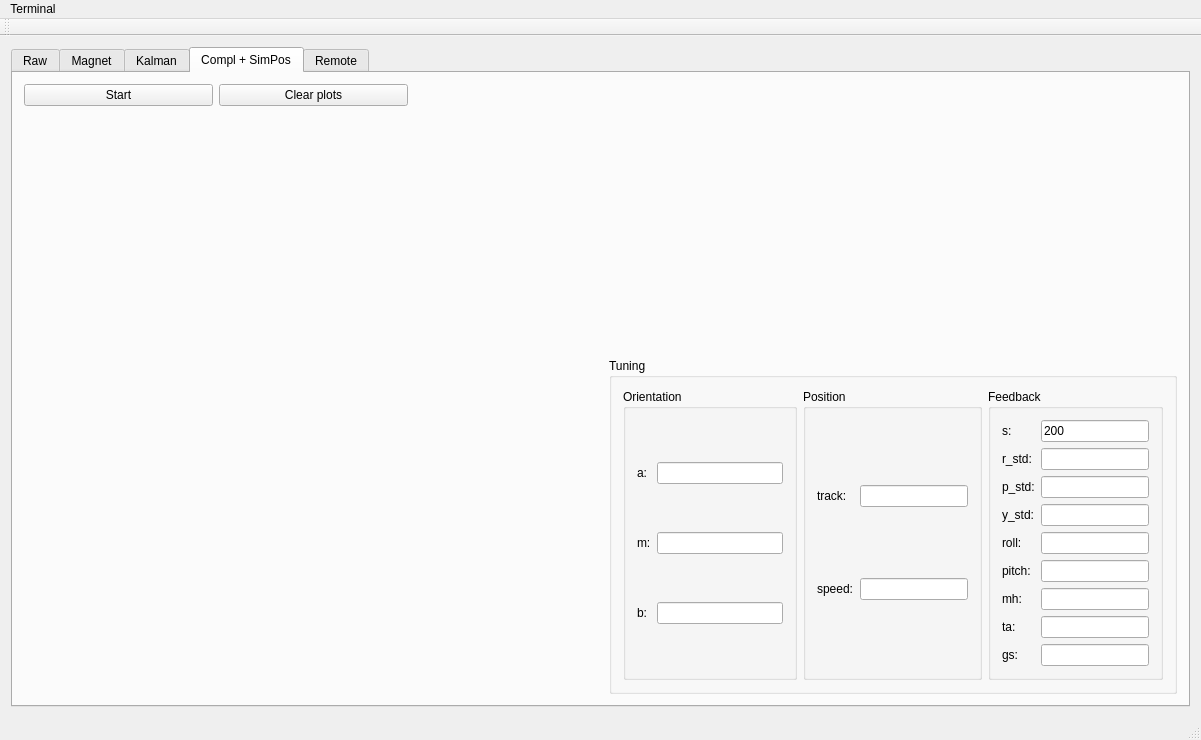
<?xml version="1.0" encoding="UTF-8"?>
<ui version="4.0">
 <class>MainWindow</class>
 <widget class="QMainWindow" name="MainWindow">
  <property name="geometry">
   <rect>
    <x>0</x>
    <y>0</y>
    <width>1201</width>
    <height>740</height>
   </rect>
  </property>
  <property name="windowTitle">
   <string>MainWindow</string>
  </property>
  <widget class="QWidget" name="centralWidget">
   <layout class="QVBoxLayout" name="verticalLayout">
    <item>
     <widget class="QTabWidget" name="tabWidget">
      <property name="currentIndex">
       <number>3</number>
      </property>
      <widget class="QWidget" name="tab">
       <attribute name="title">
        <string>Raw</string>
       </attribute>
       <layout class="QGridLayout" name="gridLayout_13" columnstretch="4,1">
        <item row="0" column="0">
         <widget class="QCustomPlot" name="plot1" native="true">
          <property name="sizePolicy">
           <sizepolicy hsizetype="Expanding" vsizetype="Expanding">
            <horstretch>0</horstretch>
            <verstretch>0</verstretch>
           </sizepolicy>
          </property>
         </widget>
        </item>
        <item row="1" column="0">
         <widget class="QCustomPlot" name="plot2" native="true">
          <property name="sizePolicy">
           <sizepolicy hsizetype="Expanding" vsizetype="Expanding">
            <horstretch>0</horstretch>
            <verstretch>0</verstretch>
           </sizepolicy>
          </property>
         </widget>
        </item>
        <item row="2" column="0">
         <widget class="QCustomPlot" name="plot3" native="true">
          <property name="sizePolicy">
           <sizepolicy hsizetype="Expanding" vsizetype="Expanding">
            <horstretch>0</horstretch>
            <verstretch>0</verstretch>
           </sizepolicy>
          </property>
         </widget>
        </item>
        <item row="0" column="1" rowspan="3">
         <widget class="QGroupBox" name="groupBox_10">
          <property name="title">
           <string>GPS</string>
          </property>
          <layout class="QGridLayout" name="gridLayout_27">
           <item row="0" column="0">
            <widget class="QLabel" name="label_107">
             <property name="text">
              <string>X:</string>
             </property>
            </widget>
           </item>
           <item row="0" column="1">
            <widget class="QLineEdit" name="x_le"/>
           </item>
           <item row="1" column="0">
            <widget class="QLabel" name="label_102">
             <property name="text">
              <string>Y:</string>
             </property>
            </widget>
           </item>
           <item row="1" column="1">
            <widget class="QLineEdit" name="y_le"/>
           </item>
           <item row="2" column="0">
            <widget class="QLabel" name="label_97">
             <property name="text">
              <string>Z:</string>
             </property>
            </widget>
           </item>
           <item row="2" column="1">
            <widget class="QLineEdit" name="z_le"/>
           </item>
           <item row="3" column="0">
            <widget class="QLabel" name="label_103">
             <property name="text">
              <string>VX:</string>
             </property>
            </widget>
           </item>
           <item row="3" column="1">
            <widget class="QLineEdit" name="vx_le"/>
           </item>
           <item row="4" column="0">
            <widget class="QLabel" name="label_98">
             <property name="text">
              <string>VY:</string>
             </property>
            </widget>
           </item>
           <item row="4" column="1">
            <widget class="QLineEdit" name="vy_le"/>
           </item>
           <item row="5" column="0">
            <widget class="QLabel" name="label_100">
             <property name="text">
              <string>VZ:</string>
             </property>
            </widget>
           </item>
           <item row="5" column="1">
            <widget class="QLineEdit" name="vz_le"/>
           </item>
           <item row="6" column="0">
            <widget class="QLabel" name="label_104">
             <property name="text">
              <string>LAT:</string>
             </property>
            </widget>
           </item>
           <item row="6" column="1">
            <widget class="QLineEdit" name="lat_le"/>
           </item>
           <item row="7" column="0">
            <widget class="QLabel" name="label_99">
             <property name="text">
              <string>LON:</string>
             </property>
            </widget>
           </item>
           <item row="7" column="1">
            <widget class="QLineEdit" name="lon_le"/>
           </item>
           <item row="8" column="0">
            <widget class="QLabel" name="label_101">
             <property name="text">
              <string>ALT:</string>
             </property>
            </widget>
           </item>
           <item row="8" column="1">
            <widget class="QLineEdit" name="alt_le"/>
           </item>
           <item row="9" column="0">
            <widget class="QLabel" name="label_105">
             <property name="text">
              <string>MSL_ALT:</string>
             </property>
            </widget>
           </item>
           <item row="9" column="1">
            <widget class="QLineEdit" name="msl_alt_le"/>
           </item>
           <item row="10" column="0">
            <widget class="QLabel" name="label_106">
             <property name="text">
              <string>TIME:</string>
             </property>
            </widget>
           </item>
           <item row="10" column="1">
            <widget class="QLineEdit" name="time_le"/>
           </item>
          </layout>
         </widget>
        </item>
       </layout>
      </widget>
      <widget class="QWidget" name="tab_2">
       <attribute name="title">
        <string>Magnet</string>
       </attribute>
       <layout class="QGridLayout" name="gridLayout" rowstretch="1,0,2,2,2,2,2,0,0,0" columnstretch="1,1,1,1,2">
        <item row="8" column="0">
         <widget class="QLabel" name="label_2">
          <property name="text">
           <string>Y bias, uT:</string>
          </property>
         </widget>
        </item>
        <item row="9" column="0">
         <widget class="QLabel" name="label_3">
          <property name="text">
           <string>Z bias, uT:</string>
          </property>
         </widget>
        </item>
        <item row="6" column="0">
         <widget class="QLabel" name="label">
          <property name="text">
           <string>X bias, uT:</string>
          </property>
         </widget>
        </item>
        <item row="0" column="0">
         <widget class="QPushButton" name="pushButton">
          <property name="text">
           <string>Calibrate</string>
          </property>
          <property name="checkable">
           <bool>true</bool>
          </property>
         </widget>
        </item>
        <item row="1" column="0" colspan="3">
         <widget class="QLabel" name="label_7">
          <property name="text">
           <string>Raw:</string>
          </property>
         </widget>
        </item>
        <item row="1" column="3" colspan="2">
         <widget class="QLabel" name="label_8">
          <property name="text">
           <string>Calibrated:</string>
          </property>
         </widget>
        </item>
        <item row="2" column="0" rowspan="4" colspan="3">
         <widget class="QWidget" name="widget" native="true"/>
        </item>
        <item row="2" column="3" rowspan="4" colspan="2">
         <widget class="QWidget" name="widget_2" native="true"/>
        </item>
        <item row="0" column="1" colspan="2">
         <spacer name="horizontalSpacer">
          <property name="orientation">
           <enum>Qt::Horizontal</enum>
          </property>
          <property name="sizeHint" stdset="0">
           <size>
            <width>40</width>
            <height>20</height>
           </size>
          </property>
         </spacer>
        </item>
        <item row="0" column="3">
         <widget class="QPushButton" name="pushButton_3">
          <property name="text">
           <string>Save</string>
          </property>
         </widget>
        </item>
        <item row="0" column="4">
         <spacer name="horizontalSpacer_3">
          <property name="orientation">
           <enum>Qt::Horizontal</enum>
          </property>
          <property name="sizeHint" stdset="0">
           <size>
            <width>40</width>
            <height>20</height>
           </size>
          </property>
         </spacer>
        </item>
        <item row="6" column="4">
         <widget class="QLineEdit" name="xspan_le"/>
        </item>
        <item row="8" column="4">
         <widget class="QLineEdit" name="yspan_le"/>
        </item>
        <item row="9" column="4">
         <widget class="QLineEdit" name="zspan_le"/>
        </item>
        <item row="6" column="3">
         <widget class="QLabel" name="label_4">
          <property name="text">
           <string>X scale:</string>
          </property>
         </widget>
        </item>
        <item row="8" column="3">
         <widget class="QLabel" name="label_5">
          <property name="text">
           <string>Y scale:</string>
          </property>
         </widget>
        </item>
        <item row="9" column="3">
         <widget class="QLabel" name="label_6">
          <property name="text">
           <string>Z scale:</string>
          </property>
         </widget>
        </item>
        <item row="6" column="1" colspan="2">
         <widget class="QLineEdit" name="xbias_le"/>
        </item>
        <item row="8" column="1" colspan="2">
         <widget class="QLineEdit" name="ybias_le"/>
        </item>
        <item row="9" column="1" colspan="2">
         <widget class="QLineEdit" name="zbias_le"/>
        </item>
       </layout>
      </widget>
      <widget class="QWidget" name="tab_4">
       <attribute name="title">
        <string>Kalman</string>
       </attribute>
       <layout class="QGridLayout" name="gridLayout_3" rowstretch="0,1,1,1,3" columnstretch="1,1,1,3">
        <item row="4" column="3">
         <widget class="QGroupBox" name="groupBox">
          <property name="title">
           <string>Tuning</string>
          </property>
          <layout class="QHBoxLayout" name="horizontalLayout">
           <item>
            <widget class="QGroupBox" name="groupBox_2">
             <property name="title">
              <string>Process</string>
             </property>
             <layout class="QGridLayout" name="gridLayout_4">
              <item row="0" column="0">
               <widget class="QLabel" name="label_27">
                <property name="text">
                 <string>g:</string>
                </property>
               </widget>
              </item>
              <item row="0" column="1">
               <widget class="QLineEdit" name="gyro_process_le"/>
              </item>
              <item row="1" column="0">
               <widget class="QLabel" name="label_28">
                <property name="text">
                 <string>b:</string>
                </property>
               </widget>
              </item>
              <item row="1" column="1">
               <widget class="QLineEdit" name="gyro_bias_process_le"/>
              </item>
              <item row="2" column="0">
               <widget class="QLabel" name="label_29">
                <property name="text">
                 <string>a:</string>
                </property>
               </widget>
              </item>
              <item row="2" column="1">
               <widget class="QLineEdit" name="accel_process_le"/>
              </item>
             </layout>
            </widget>
           </item>
           <item>
            <widget class="QGroupBox" name="groupBox_3">
             <property name="title">
              <string>Measurement</string>
             </property>
             <layout class="QGridLayout" name="gridLayout_5">
              <item row="0" column="0">
               <widget class="QLabel" name="label_23">
                <property name="text">
                 <string>a:</string>
                </property>
               </widget>
              </item>
              <item row="0" column="1">
               <widget class="QLineEdit" name="accel_meas_le"/>
              </item>
              <item row="1" column="0">
               <widget class="QLabel" name="label_24">
                <property name="text">
                 <string>m:</string>
                </property>
               </widget>
              </item>
              <item row="1" column="1">
               <widget class="QLineEdit" name="magn_meas_le"/>
              </item>
              <item row="2" column="0">
               <widget class="QLabel" name="label_25">
                <property name="text">
                 <string>p:</string>
                </property>
               </widget>
              </item>
              <item row="2" column="1">
               <widget class="QLineEdit" name="pos_meas_le"/>
              </item>
              <item row="3" column="0">
               <widget class="QLabel" name="label_26">
                <property name="text">
                 <string>v:</string>
                </property>
               </widget>
              </item>
              <item row="3" column="1">
               <widget class="QLineEdit" name="vel_meas_le"/>
              </item>
             </layout>
            </widget>
           </item>
           <item>
            <widget class="QGroupBox" name="groupBox_4">
             <property name="title">
              <string>Init Covariance</string>
             </property>
             <layout class="QGridLayout" name="gridLayout_6">
              <item row="0" column="0">
               <widget class="QLabel" name="label_18">
                <property name="text">
                 <string>q:</string>
                </property>
               </widget>
              </item>
              <item row="0" column="1">
               <widget class="QLineEdit" name="qs_init_le"/>
              </item>
              <item row="4" column="0">
               <widget class="QLabel" name="label_19">
                <property name="text">
                 <string>b:</string>
                </property>
               </widget>
              </item>
              <item row="4" column="1">
               <widget class="QLineEdit" name="bias_init_le"/>
              </item>
              <item row="5" column="0">
               <widget class="QLabel" name="label_20">
                <property name="text">
                 <string>p:</string>
                </property>
               </widget>
              </item>
              <item row="5" column="1">
               <widget class="QLineEdit" name="pos_init_le"/>
              </item>
              <item row="6" column="0">
               <widget class="QLabel" name="label_21">
                <property name="text">
                 <string>v:</string>
                </property>
               </widget>
              </item>
              <item row="6" column="1">
               <widget class="QLineEdit" name="vel_init_le"/>
              </item>
              <item row="7" column="1">
               <widget class="QLineEdit" name="accel_init_le"/>
              </item>
              <item row="7" column="0">
               <widget class="QLabel" name="label_22">
                <property name="text">
                 <string>a:</string>
                </property>
               </widget>
              </item>
              <item row="1" column="1">
               <widget class="QLineEdit" name="qx_init_le"/>
              </item>
              <item row="2" column="1">
               <widget class="QLineEdit" name="qy_init_le"/>
              </item>
              <item row="3" column="1">
               <widget class="QLineEdit" name="qz_init_le"/>
              </item>
             </layout>
            </widget>
           </item>
           <item>
            <widget class="QGroupBox" name="groupBox_5">
             <property name="title">
              <string>Feedback</string>
             </property>
             <layout class="QGridLayout" name="gridLayout_7">
              <item row="4" column="0">
               <widget class="QLabel" name="label_17">
                <property name="text">
                 <string>roll:</string>
                </property>
               </widget>
              </item>
              <item row="3" column="0">
               <widget class="QLabel" name="_3">
                <property name="text">
                 <string>y_std:</string>
                </property>
               </widget>
              </item>
              <item row="3" column="1">
               <widget class="QLineEdit" name="yaw_std_le"/>
              </item>
              <item row="1" column="1">
               <widget class="QLineEdit" name="roll_std_le"/>
              </item>
              <item row="2" column="0">
               <widget class="QLabel" name="_2">
                <property name="text">
                 <string>p_std:</string>
                </property>
               </widget>
              </item>
              <item row="0" column="1">
               <widget class="QLineEdit" name="samples_le">
                <property name="text">
                 <string>200</string>
                </property>
               </widget>
              </item>
              <item row="2" column="1">
               <widget class="QLineEdit" name="pitch_std_le"/>
              </item>
              <item row="1" column="0">
               <widget class="QLabel" name="label_30">
                <property name="text">
                 <string>r_std:</string>
                </property>
               </widget>
              </item>
              <item row="6" column="1">
               <widget class="QLineEdit" name="magnetic_heading_le"/>
              </item>
              <item row="0" column="0">
               <widget class="QLabel" name="label_31">
                <property name="text">
                 <string>s:</string>
                </property>
               </widget>
              </item>
              <item row="7" column="0">
               <widget class="QLabel" name="label_44">
                <property name="text">
                 <string>ta:</string>
                </property>
               </widget>
              </item>
              <item row="7" column="1">
               <widget class="QLineEdit" name="gps_heading_le"/>
              </item>
              <item row="6" column="0">
               <widget class="QLabel" name="label_43">
                <property name="text">
                 <string>mh:</string>
                </property>
               </widget>
              </item>
              <item row="8" column="1">
               <widget class="QLineEdit" name="ground_speed_le"/>
              </item>
              <item row="8" column="0">
               <widget class="QLabel" name="label_50">
                <property name="text">
                 <string>gs:</string>
                </property>
               </widget>
              </item>
              <item row="5" column="0">
               <widget class="QLabel" name="label_59">
                <property name="text">
                 <string>pitch:</string>
                </property>
               </widget>
              </item>
              <item row="4" column="1">
               <widget class="QLineEdit" name="roll_le"/>
              </item>
              <item row="5" column="1">
               <widget class="QLineEdit" name="pitch_le"/>
              </item>
             </layout>
            </widget>
           </item>
          </layout>
         </widget>
        </item>
        <item row="4" column="0" colspan="3">
         <widget class="QWidget" name="dwidget" native="true"/>
        </item>
        <item row="0" column="3">
         <layout class="QGridLayout" name="gridLayout_12">
          <item row="2" column="1">
           <widget class="QComboBox" name="comboBox_3">
            <item>
             <property name="text">
              <string>EKF</string>
             </property>
            </item>
            <item>
             <property name="text">
              <string>UKF</string>
             </property>
            </item>
           </widget>
          </item>
          <item row="2" column="0">
           <widget class="QLabel" name="label_48">
            <property name="text">
             <string>Orientation type:</string>
            </property>
           </widget>
          </item>
          <item row="2" column="3">
           <widget class="QComboBox" name="comboBox_4">
            <item>
             <property name="text">
              <string>LKF</string>
             </property>
            </item>
           </widget>
          </item>
          <item row="2" column="2">
           <widget class="QLabel" name="label_49">
            <property name="text">
             <string>Position type:</string>
            </property>
           </widget>
          </item>
          <item row="0" column="0">
           <widget class="QLabel" name="label_36">
            <property name="text">
             <string>Mode:</string>
            </property>
           </widget>
          </item>
          <item row="0" column="1">
           <widget class="QComboBox" name="comboBox">
            <item>
             <property name="text">
              <string>Splitted</string>
             </property>
            </item>
            <item>
             <property name="text">
              <string>Combined</string>
             </property>
            </item>
           </widget>
          </item>
          <item row="0" column="2">
           <widget class="QLabel" name="label_47">
            <property name="text">
             <string>Combined type:</string>
            </property>
           </widget>
          </item>
          <item row="0" column="3">
           <widget class="QComboBox" name="comboBox_2">
            <item>
             <property name="text">
              <string>EKF</string>
             </property>
            </item>
            <item>
             <property name="text">
              <string>UKF</string>
             </property>
            </item>
           </widget>
          </item>
         </layout>
        </item>
        <item row="0" column="0" alignment="Qt::AlignTop">
         <widget class="QPushButton" name="pushButton_2">
          <property name="text">
           <string>Start</string>
          </property>
          <property name="checkable">
           <bool>true</bool>
          </property>
         </widget>
        </item>
        <item row="1" column="3" rowspan="3">
         <widget class="QCustomPlot" name="plot5" native="true"/>
        </item>
        <item row="1" column="0" rowspan="3" colspan="3">
         <widget class="QCustomPlot" name="plot4" native="true"/>
        </item>
        <item row="0" column="1" alignment="Qt::AlignTop">
         <widget class="QPushButton" name="pushButton_6">
          <property name="text">
           <string>Clear plots</string>
          </property>
         </widget>
        </item>
       </layout>
      </widget>
      <widget class="QWidget" name="tab_5">
       <attribute name="title">
        <string>Compl + SimPos</string>
       </attribute>
       <layout class="QGridLayout" name="gridLayout_8" columnstretch="1,1,1,3">
        <item row="0" column="0">
         <widget class="QPushButton" name="pushButton_4">
          <property name="text">
           <string>Start</string>
          </property>
          <property name="checkable">
           <bool>true</bool>
          </property>
         </widget>
        </item>
        <item row="2" column="3">
         <widget class="QGroupBox" name="groupBox_6">
          <property name="title">
           <string>Tuning</string>
          </property>
          <layout class="QHBoxLayout" name="horizontalLayout_2">
           <item>
            <widget class="QGroupBox" name="groupBox_7">
             <property name="title">
              <string>Orientation</string>
             </property>
             <layout class="QGridLayout" name="gridLayout_10">
              <item row="0" column="0">
               <widget class="QLabel" name="label_34">
                <property name="text">
                 <string>a:</string>
                </property>
               </widget>
              </item>
              <item row="0" column="1">
               <widget class="QLineEdit" name="a_gain_le"/>
              </item>
              <item row="1" column="0">
               <widget class="QLabel" name="label_35">
                <property name="text">
                 <string>m:</string>
                </property>
               </widget>
              </item>
              <item row="1" column="1">
               <widget class="QLineEdit" name="m_gain_le"/>
              </item>
              <item row="2" column="1">
               <widget class="QLineEdit" name="b_gain_le"/>
              </item>
              <item row="2" column="0">
               <widget class="QLabel" name="label_39">
                <property name="text">
                 <string>b:</string>
                </property>
               </widget>
              </item>
             </layout>
            </widget>
           </item>
           <item>
            <widget class="QGroupBox" name="groupBox_9">
             <property name="title">
              <string>Position</string>
             </property>
             <layout class="QGridLayout" name="gridLayout_11" columnstretch="0,0,0">
              <item row="0" column="1" colspan="2">
               <widget class="QLineEdit" name="init_track_le"/>
              </item>
              <item row="0" column="0">
               <widget class="QLabel" name="label_37">
                <property name="text">
                 <string>track:</string>
                </property>
               </widget>
              </item>
              <item row="1" column="1" colspan="2">
               <widget class="QLineEdit" name="sim_speed_le"/>
              </item>
              <item row="1" column="0">
               <widget class="QLabel" name="label_38">
                <property name="text">
                 <string>speed:</string>
                </property>
               </widget>
              </item>
             </layout>
            </widget>
           </item>
           <item>
            <widget class="QGroupBox" name="groupBox_8">
             <property name="title">
              <string>Feedback</string>
             </property>
             <layout class="QGridLayout" name="gridLayout_9">
              <item row="4" column="0">
               <widget class="QLabel" name="label_13">
                <property name="text">
                 <string>roll:</string>
                </property>
               </widget>
              </item>
              <item row="4" column="1">
               <widget class="QLineEdit" name="roll_le_2"/>
              </item>
              <item row="0" column="0">
               <widget class="QLabel" name="label_32">
                <property name="text">
                 <string>s:</string>
                </property>
               </widget>
              </item>
              <item row="8" column="1">
               <widget class="QLineEdit" name="ground_speed_le_2"/>
              </item>
              <item row="3" column="1">
               <widget class="QLineEdit" name="yaw_std_le_2"/>
              </item>
              <item row="7" column="0">
               <widget class="QLabel" name="label_45">
                <property name="text">
                 <string>ta:</string>
                </property>
               </widget>
              </item>
              <item row="1" column="1">
               <widget class="QLineEdit" name="roll_std_le_2"/>
              </item>
              <item row="2" column="0">
               <widget class="QLabel" name="_4">
                <property name="text">
                 <string>p_std:</string>
                </property>
               </widget>
              </item>
              <item row="3" column="0">
               <widget class="QLabel" name="_5">
                <property name="text">
                 <string>y_std:</string>
                </property>
               </widget>
              </item>
              <item row="2" column="1">
               <widget class="QLineEdit" name="pitch_std_le_2"/>
              </item>
              <item row="0" column="1">
               <widget class="QLineEdit" name="samples_le_2">
                <property name="text">
                 <string>200</string>
                </property>
               </widget>
              </item>
              <item row="7" column="1">
               <widget class="QLineEdit" name="track_angle_le"/>
              </item>
              <item row="1" column="0">
               <widget class="QLabel" name="label_33">
                <property name="text">
                 <string>r_std:</string>
                </property>
               </widget>
              </item>
              <item row="8" column="0">
               <widget class="QLabel" name="label_46">
                <property name="text">
                 <string>gs:</string>
                </property>
               </widget>
              </item>
              <item row="6" column="1">
               <widget class="QLineEdit" name="magnetic_heading_le_2"/>
              </item>
              <item row="6" column="0">
               <widget class="QLabel" name="label_51">
                <property name="text">
                 <string>mh:</string>
                </property>
               </widget>
              </item>
              <item row="5" column="0">
               <widget class="QLabel" name="label_14">
                <property name="text">
                 <string>pitch:</string>
                </property>
               </widget>
              </item>
              <item row="5" column="1">
               <widget class="QLineEdit" name="pitch_le_2"/>
              </item>
             </layout>
            </widget>
           </item>
          </layout>
         </widget>
        </item>
        <item row="1" column="3">
         <widget class="QCustomPlot" name="plot7" native="true"/>
        </item>
        <item row="0" column="1">
         <widget class="QPushButton" name="pushButton_7">
          <property name="text">
           <string>Clear plots</string>
          </property>
         </widget>
        </item>
        <item row="1" column="0" colspan="3">
         <widget class="QCustomPlot" name="plot6" native="true"/>
        </item>
        <item row="0" column="2" colspan="2">
         <spacer name="horizontalSpacer_16">
          <property name="orientation">
           <enum>Qt::Horizontal</enum>
          </property>
          <property name="sizeHint" stdset="0">
           <size>
            <width>981</width>
            <height>20</height>
           </size>
          </property>
         </spacer>
        </item>
        <item row="2" column="0" colspan="3">
         <widget class="QWidget" name="dwidget2" native="true"/>
        </item>
       </layout>
      </widget>
      <widget class="QWidget" name="tab_3">
       <attribute name="title">
        <string>Remote</string>
       </attribute>
       <layout class="QGridLayout" name="gridLayout_2" columnstretch="1,1,1,3">
        <item row="1" column="3">
         <widget class="QCustomPlot" name="plot9" native="true"/>
        </item>
        <item row="1" column="0" colspan="3">
         <widget class="QCustomPlot" name="plot8" native="true"/>
        </item>
        <item row="2" column="3">
         <widget class="QGroupBox" name="groupBox_11">
          <property name="title">
           <string>Tuning</string>
          </property>
          <layout class="QHBoxLayout" name="horizontalLayout_3">
           <item>
            <widget class="QGroupBox" name="groupBox_12">
             <property name="title">
              <string>Orientation</string>
             </property>
             <layout class="QGridLayout" name="gridLayout_14">
              <item row="0" column="0">
               <widget class="QLabel" name="label_40">
                <property name="text">
                 <string>a:</string>
                </property>
               </widget>
              </item>
              <item row="0" column="1">
               <widget class="QLineEdit" name="a_gain_le_2"/>
              </item>
              <item row="1" column="0">
               <widget class="QLabel" name="label_41">
                <property name="text">
                 <string>m:</string>
                </property>
               </widget>
              </item>
              <item row="1" column="1">
               <widget class="QLineEdit" name="m_gain_le_2"/>
              </item>
              <item row="2" column="1">
               <widget class="QLineEdit" name="b_gain_le_2"/>
              </item>
              <item row="2" column="0">
               <widget class="QLabel" name="label_42">
                <property name="text">
                 <string>b:</string>
                </property>
               </widget>
              </item>
             </layout>
            </widget>
           </item>
           <item>
            <widget class="QGroupBox" name="groupBox_13">
             <property name="title">
              <string>Position</string>
             </property>
             <layout class="QGridLayout" name="gridLayout_15" columnstretch="0,0,0">
              <item row="3" column="0">
               <widget class="QLabel" name="label_10">
                <property name="text">
                 <string>init_p:</string>
                </property>
               </widget>
              </item>
              <item row="4" column="1">
               <widget class="QLineEdit" name="vel_init_le_2"/>
              </item>
              <item row="2" column="0">
               <widget class="QLabel" name="label_9">
                <property name="text">
                 <string>meas_v</string>
                </property>
               </widget>
              </item>
              <item row="2" column="1">
               <widget class="QLineEdit" name="vel_meas_le_2"/>
              </item>
              <item row="4" column="0">
               <widget class="QLabel" name="label_11">
                <property name="text">
                 <string>init_v:</string>
                </property>
               </widget>
              </item>
              <item row="3" column="1">
               <widget class="QLineEdit" name="pos_init_le_2"/>
              </item>
              <item row="1" column="0">
               <widget class="QLabel" name="label_53">
                <property name="text">
                 <string>meas_p:</string>
                </property>
               </widget>
              </item>
              <item row="0" column="1" colspan="2">
               <widget class="QLineEdit" name="accel_process_le_2"/>
              </item>
              <item row="1" column="1" colspan="2">
               <widget class="QLineEdit" name="pos_meas_le_2"/>
              </item>
              <item row="0" column="0">
               <widget class="QLabel" name="label_52">
                <property name="text">
                 <string>proc_a:</string>
                </property>
               </widget>
              </item>
              <item row="5" column="1">
               <widget class="QLineEdit" name="accel_init_le_2"/>
              </item>
              <item row="5" column="0">
               <widget class="QLabel" name="label_12">
                <property name="text">
                 <string>init_a:</string>
                </property>
               </widget>
              </item>
             </layout>
            </widget>
           </item>
           <item>
            <widget class="QGroupBox" name="groupBox_14">
             <property name="title">
              <string>Feedback</string>
             </property>
             <layout class="QGridLayout" name="gridLayout_16">
              <item row="0" column="0">
               <widget class="QLabel" name="label_54">
                <property name="text">
                 <string>s:</string>
                </property>
               </widget>
              </item>
              <item row="8" column="1">
               <widget class="QLineEdit" name="ground_speed_le_3"/>
              </item>
              <item row="3" column="1">
               <widget class="QLineEdit" name="yaw_std_le_3"/>
              </item>
              <item row="7" column="0">
               <widget class="QLabel" name="label_55">
                <property name="text">
                 <string>ta:</string>
                </property>
               </widget>
              </item>
              <item row="1" column="1">
               <widget class="QLineEdit" name="roll_std_le_3"/>
              </item>
              <item row="2" column="0">
               <widget class="QLabel" name="_6">
                <property name="text">
                 <string>p_std:</string>
                </property>
               </widget>
              </item>
              <item row="3" column="0">
               <widget class="QLabel" name="_7">
                <property name="text">
                 <string>y_std:</string>
                </property>
               </widget>
              </item>
              <item row="2" column="1">
               <widget class="QLineEdit" name="pitch_std_le_3"/>
              </item>
              <item row="0" column="1">
               <widget class="QLineEdit" name="samples_le_3">
                <property name="text">
                 <string>200</string>
                </property>
               </widget>
              </item>
              <item row="7" column="1">
               <widget class="QLineEdit" name="track_angle_le_2"/>
              </item>
              <item row="1" column="0">
               <widget class="QLabel" name="label_56">
                <property name="text">
                 <string>r_std:</string>
                </property>
               </widget>
              </item>
              <item row="8" column="0">
               <widget class="QLabel" name="label_57">
                <property name="text">
                 <string>gs:</string>
                </property>
               </widget>
              </item>
              <item row="6" column="1">
               <widget class="QLineEdit" name="magnetic_heading_le_3"/>
              </item>
              <item row="6" column="0">
               <widget class="QLabel" name="label_58">
                <property name="text">
                 <string>mh:</string>
                </property>
               </widget>
              </item>
              <item row="4" column="0">
               <widget class="QLabel" name="label_15">
                <property name="text">
                 <string>roll:</string>
                </property>
               </widget>
              </item>
              <item row="5" column="0">
               <widget class="QLabel" name="label_16">
                <property name="text">
                 <string>pitch:</string>
                </property>
               </widget>
              </item>
              <item row="4" column="1">
               <widget class="QLineEdit" name="roll_le_3"/>
              </item>
              <item row="5" column="1">
               <widget class="QLineEdit" name="pitch_le_3"/>
              </item>
             </layout>
            </widget>
           </item>
          </layout>
         </widget>
        </item>
        <item row="2" column="0" colspan="3">
         <widget class="QWidget" name="dwidget3" native="true"/>
        </item>
        <item row="0" column="0">
         <widget class="QPushButton" name="pushButton_5">
          <property name="text">
           <string>Clear plots</string>
          </property>
          <property name="checkable">
           <bool>false</bool>
          </property>
         </widget>
        </item>
        <item row="0" column="1">
         <widget class="QPushButton" name="pushButton_8">
          <property name="text">
           <string>Save Attributes</string>
          </property>
         </widget>
        </item>
        <item row="0" column="2" colspan="2">
         <spacer name="horizontalSpacer_17">
          <property name="orientation">
           <enum>Qt::Horizontal</enum>
          </property>
          <property name="sizeHint" stdset="0">
           <size>
            <width>960</width>
            <height>20</height>
           </size>
          </property>
         </spacer>
        </item>
       </layout>
      </widget>
     </widget>
    </item>
   </layout>
  </widget>
  <widget class="QMenuBar" name="menuBar">
   <property name="geometry">
    <rect>
     <x>0</x>
     <y>0</y>
     <width>1201</width>
     <height>20</height>
    </rect>
   </property>
   <widget class="QMenu" name="menuTermina">
    <property name="title">
     <string>Terminal</string>
    </property>
    <addaction name="actionRun"/>
   </widget>
   <addaction name="menuTermina"/>
  </widget>
  <widget class="QToolBar" name="mainToolBar">
   <attribute name="toolBarArea">
    <enum>TopToolBarArea</enum>
   </attribute>
   <attribute name="toolBarBreak">
    <bool>false</bool>
   </attribute>
  </widget>
  <widget class="QStatusBar" name="statusBar"/>
  <action name="actionRun">
   <property name="text">
    <string>Run</string>
   </property>
  </action>
 </widget>
 <layoutdefault spacing="6" margin="11"/>
 <customwidgets>
  <customwidget>
   <class>QCustomPlot</class>
   <extends>QWidget</extends>
   <header>qcustomplot.h</header>
   <container>1</container>
  </customwidget>
 </customwidgets>
 <resources/>
 <connections/>
</ui>
